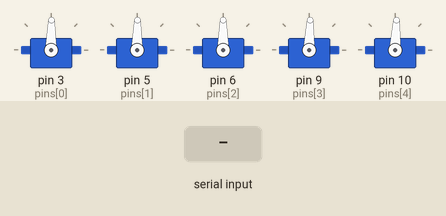
Bench run of a sketch on a simulated Arduino Uno, built with avr-gcc and run on an emulated ATmega328P. On the bench: 5 × servo. The inputs (shaded band) are chosen by the test bench. What the sketch prints to the serial monitor is not drawn.

Above: at 1.2 s.
1.3 s: "90,45\n" received over Serial
At 3.0 s:
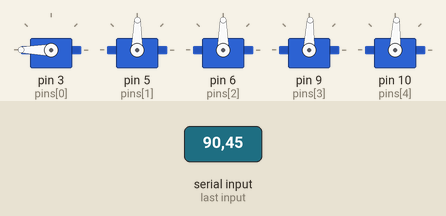
4.3 s: "30,150\n" received over Serial
At 5.0 s:
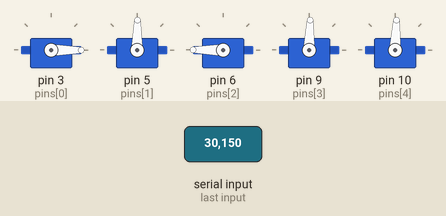
6.9 s: "0\n" received over Serial
At 7.32 s:
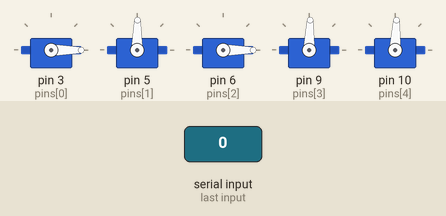
9.3 s: "30,150\n" received over Serial
At 10.0 s:
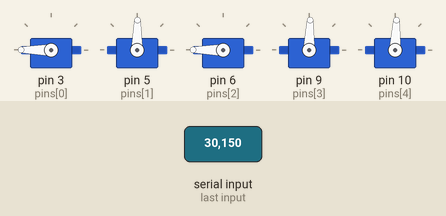
11.9 s: "90\n" received over Serial
At 12.7 s:
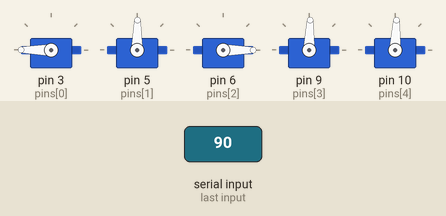
Timing chart, 0 to 14.9 s (numbered marks = the images above; inputs shaded):
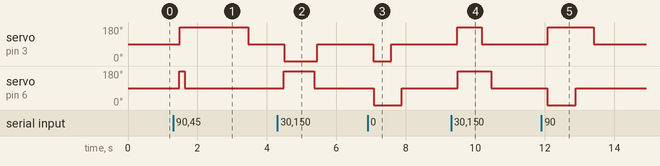

The sketch:

humanoid_hand.ino
```cpp
#include <Servo.h>

const int N = 5;
const int fingerComplete[N] = {2100, 2100, 1800, 1800, 1800};
const float fingerRatioUp[N] = {0.7, 0.85, 0.82, 0.87, 0.78};
const int vStop[N] = {89, 89, 90, 88, 87};
const int vClose = 180;
const int vOpen = 0;
const int pins[N] = {3, 5, 6, 9, 10};

String inStr = "";

int servoValues[N] = {0,0,0,0,0};
int servoDelays[N];
byte indexArray[N];

Servo servos[N];


void setup() {
  // put your setup code here, to run once:
  Serial.begin(9600);

  for(int i =0; i < N; i++){
    servos[i].attach(pins[i]);
  }

  // TODO: Calibrate hand everytime arduino restarts? Closing hand fully no matter position and then opening it.

  stopFingers();

  Serial.print("Setup complete");

}

void loop() {
  while (Serial.available() > 0) {

    inStr = Serial.readStringUntil('\n');
    inStr.trim();

    decodeInput(inStr);

    Serial.print(inStr);
    Serial.print("**");

    moveFingers();
  }

}

void decodeInput(String inputString){
  int percentValues[N];
  float ratio;
  int newPos;
  for (int i = 0; i < N; i++) {
    String num = inputString.substring(2*i, 2*i+2);
    percentValues[i] = num.toInt();

    Serial.print("Finger ");
    Serial.print(i);
    Serial.print(" = ");
    Serial.print(percentValues[i]);
    Serial.print("\t");

    //Serial.print(" Complete ");
    //Serial.print(fingerComplete[i]);

    // Converting the percentage values to servo values
    ratio = percentValues[i] / 99.0;

    Serial.print(" Ratio ");
    Serial.print(ratio);

    newPos = int(fingerComplete[i] * ratio);

    Serial.print(" NewPos ");
    Serial.print(newPos);
    //Serial.print(" OldPos ");
    //Serial.print(servoValues[i]);

    float servoDelay = newPos - servoValues[i];
    if (servoDelay < 0){
      servoDelay = int(servoDelay * fingerRatioUp[i]);
    }

    //Serial.print(" Delay ");
    //Serial.print(servoDelay);

    servoDelays[i] = servoDelay;
    servoValues[i] = newPos;

  }

}


void sortIndexes(int * data){
  byte i, j, k, flg;
  indexArray[ 0 ] = 0;
  for ( i = 1; i < N; i++ )
  {
    flg = 0;
    for ( j = 0; j < i; j++ )
    {
      if ( abs(data[ i ]) < abs(data[ indexArray[ j ]]) ) // new number is less than indexed value
      {
        for ( k = i; k > j; k-- ) // move finished indexes up
        {
          indexArray[ k ] = indexArray[ k - 1 ];
        }
        indexArray[ j ] = i;
        j = i;
        flg = 1;
      }
      if ( flg == 0 )
      {
        indexArray[ i ] = i;
      }
    }

  }

}

void stopFingers(){
  for(int i =0; i < N; i++){
    servos[i].write(vStop[i]);
  }
}

void moveFingers(){

  int val;
  int timeDelayed = 0;
  int idFinger;

  sortIndexes(servoDelays);

  // Starting fingers
  for (int i = 0; i < N; i++){
    idFinger = indexArray[i];
    val = servoDelays[idFinger];

    if (val > 0){
      // Close fingeridFinger
      Serial.print("\tClose finger ");
      servos[idFinger].write(vClose);
    }
    else if (val < 0){
      // Open finger
      Serial.print("\tOpen finger ");
      servos[idFinger].write(vOpen);
    }
    else{
      // Dont activate servo
      Serial.print("\tStop finger ");
    }
    Serial.print(idFinger);

  }

  // Stopping fingers
  for (int i = 0; i < N; i++){
    idFinger = indexArray[i];

    val = abs(servoDelays[idFinger]);
    if (val > 0){
      // Delay and stop servo
      delay(val - timeDelayed);
      servos[idFinger].write(vStop[idFinger]);
      Serial.print("\tStop finger ");
      Serial.print(idFinger);

    }

    timeDelayed = abs(val);
    Serial.print(" Time Delayed: ");
    Serial.print(timeDelayed);
  }
  Serial.print("**");
}
```

Measured:
- after the input at 1.3 s, servo on pin 3 (pins[0]): 89° → 180° after 0.20 s, → 89° 2.0 s later; servo on pin 6 (pins[2]): 90° → 180° after 0.18 s, → 90° 0.16 s later
- after the input at 4.3 s, servo on pin 3 (pins[0]): 89° → 0° after 0.20 s, → 89° 0.94 s later; servo on pin 6 (pins[2]): 90° → 180° after 0.18 s, → 90° 0.88 s later
- after the input at 6.9 s, servo on pin 3 (pins[0]): 89° → 0° after 0.17 s, → 89° 0.51 s later; servo on pin 6 (pins[2]): 90° → 0° after 0.18 s, → 90° 0.80 s later
- after the input at 9.3 s, servo on pin 3 (pins[0]): 89° → 180° after 0.18 s, → 89° 0.70 s later; servo on pin 6 (pins[2]): 90° → 180° after 0.20 s, → 90° 0.96 s later
- after the input at 11.9 s, servo on pin 3 (pins[0]): 89° → 180° after 0.19 s, → 89° 1.3 s later; servo on pin 6 (pins[2]): 90° → 0° after 0.17 s, → 90° 0.81 s later
